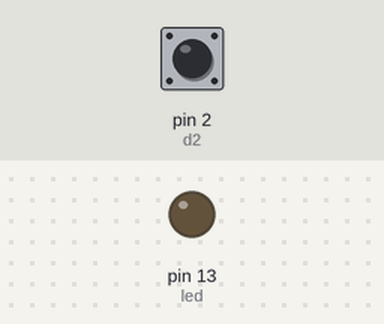
A sketch run on a simulated Arduino Uno, built with avr-gcc and run on an emulated ATmega328P. Shown: output pins drawn as LEDs (lit = HIGH). Inputs (shaded band) come from the test bench; at power-on: pin 2 (d2) HIGH.

Above: at 1.2 s.
1.3 s: pin 2 (d2) pulled LOW for 0.15 s
At 1.37 s:
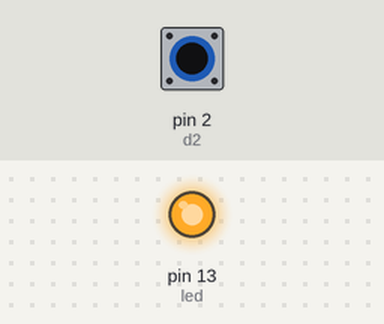
2.9 s: pin 2 (d2) pulled LOW for 3.2 s
At 6.4 s:
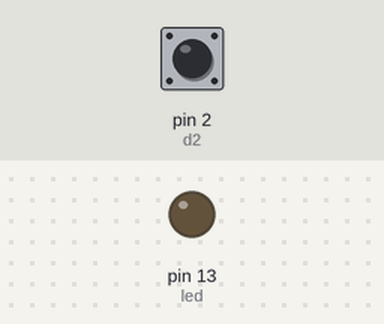
Timing chart, 0 to 7.9 s (numbered marks = the images above; inputs shaded):
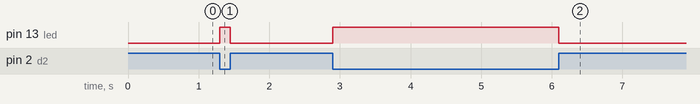

The sketch:

sketch_1.ino
```cpp
  const int d2 = 2;
  const int led = 13;

  int buttonState = 0;

void setup() {
  // put your setup code here, to run once:
  pinMode(led,OUTPUT);
  pinMode(d2,INPUT_PULLUP);
}

void loop() {
  // put your main code here, to run repeatedly:
  buttonState = digitalRead(d2);

  if(buttonState == LOW){
    digitalWrite(led,HIGH);
  }
  else{
    digitalWrite(led,LOW);
  }
}
```

Measured:
- after the input at 1.3 s, pin 13 (led): LOW → HIGH at once, → LOW 0.15 s later
- after the input at 2.9 s, pin 13 (led): LOW → HIGH at once, → LOW 3.2 s later
